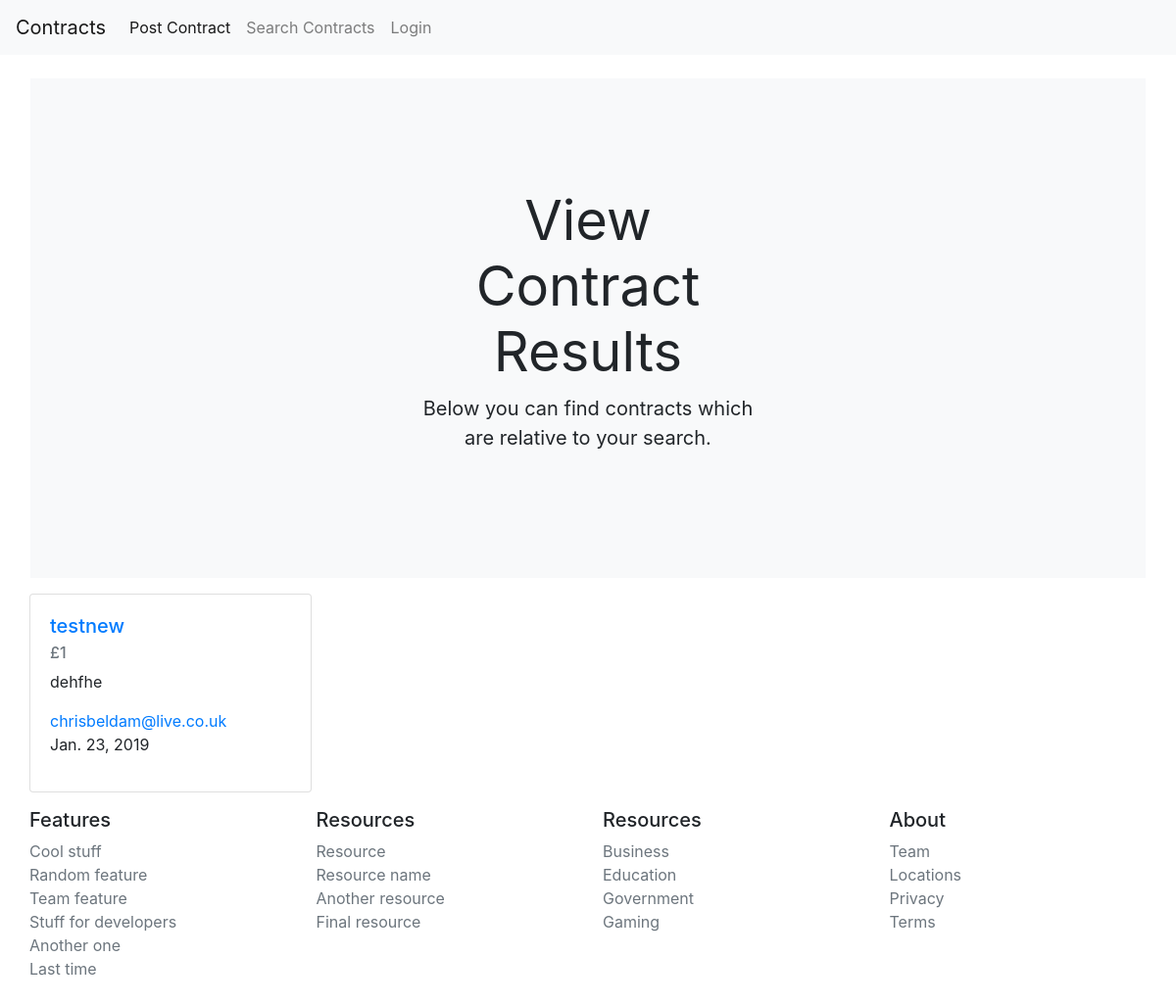
The app's page /results/ with its own data.
### jobs/models.py (models this page shows, shortened)
class Contract(models.Model):
    contract_id = models.BigAutoField(primary_key=True)
    contract_title = models.CharField(max_length=100)
    contract_description = models.CharField(max_length=250)
    contract_location = models.CharField(max_length=100)
    contract_monthly_salary = models.IntegerField()
    contract_recruiter = models.CharField(max_length=250)
    recruiter_email = models.EmailField()
    recruiter_telephone = models.CharField(max_length=11)
    featured_contract = models.BooleanField(default=False)
    featured_expiry_date = models.DateField(default=datetime.date.today)
    date_created = models.DateField(_("Contract Start Date"), default=datetime.date.today) #This allows for the internationalisation of the date field #
    contract_expiry_date = models.DateField(_("Contract Expiry Date"), default=datetime.date.today)
    author = models.ForeignKey(User, on_delete=models.CASCADE, default=True) # Links the user to the role

### jobs/views.py (the view)
# urls.py: path('results/', views.ContractListView.as_view(), name='results'),
class ContractListView(ListView):
    template_name = 'jobs/results.html'
    queryset = Contract.objects.all()

### jobs/templates/jobs/results.html (shortened to what this page needs)
{% extends "jobs/base.html" %}
{% load bootstrap4 %}
{% block content %}
<div class="position-relative overflow-hidden p-3 m-md-3 text-center bg-light">
  <div class="col-md-5 p-lg-5 mx-auto my-5">
    <h1 class="display-4 font-weight-normal">View Contract Results</h1>
    <p class="lead font-weight-normal">Below you can find contracts which are relative to your search.</p>
  </div>
</div>
<div class="container">
  <div class="row">
  {% for instance in object_list %}
  <div class="col-sm-3">
    <div class="card" style="width: 18rem;">
      <div class="card-body">
        <h5 class="card-title"><a href="{% url 'contract-detail' instance.contract_id %}">{{ instance.contract_title }}</a></h5>
        <h6 class="card-subtitle mb-2 text-muted">£{{ instance.contract_monthly_salary}}</h6>
        <p class="card-text">{{ instance.contract_description }}</p>
        <a href="#" class="card-link">{{ instance.recruiter_email}}</a>
        <p>{{ instance.contract_expiry_date }}</p>
    </div>
  </div>
  {% endfor %}
  </div>
</div>
{% endblock content %}

### jobs/templates/jobs/base.html (style rules this page uses)
.container { max-width: 100%; }
.overflow-hidden { overflow: hidden; }

### records on screen
Contract: contract_title "testnew", contract_monthly_salary "1", contract_description "dehfhe", recruiter_email "chrisbeldam@live.co.uk", contract_expiry_date "Jan. 23, 2019"
